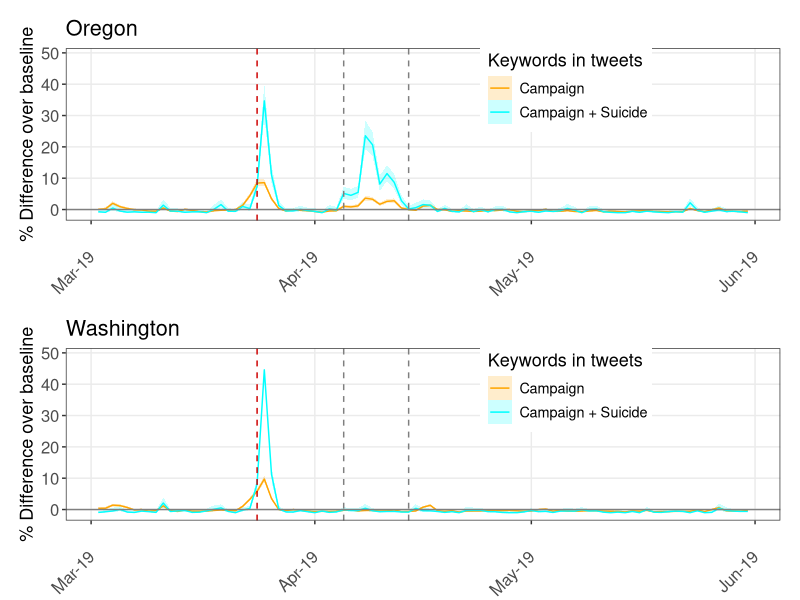
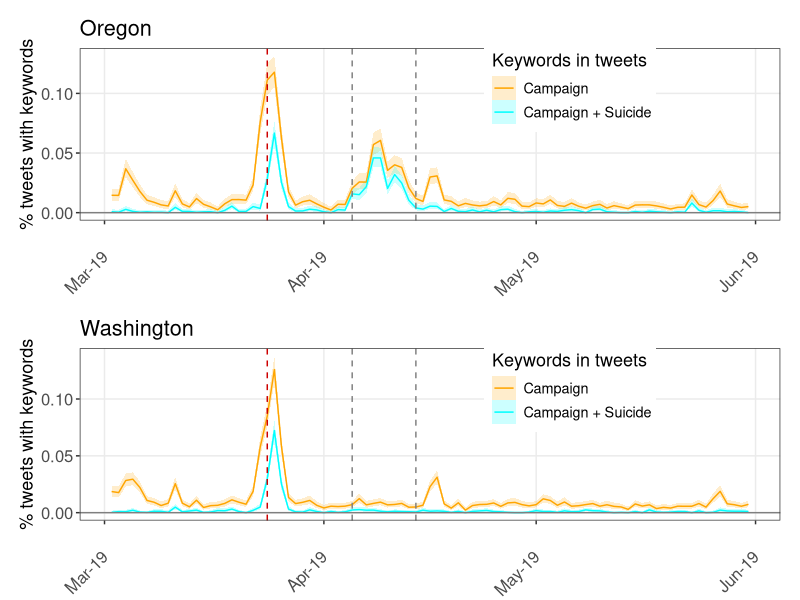
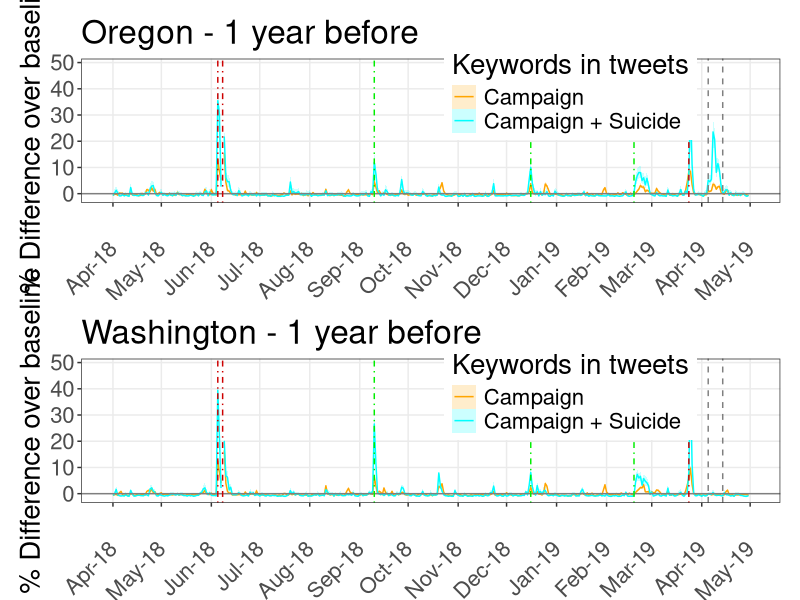
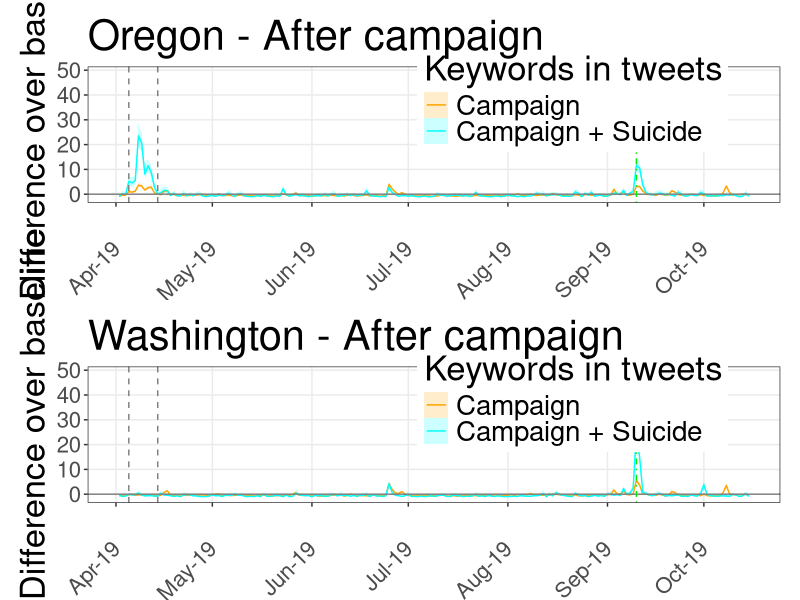

The R script that drew these images, in order:
## ---- chunk 1
knitr::opts_chunk$set(echo = FALSE, message=FALSE, warning=FALSE)

# session settings
Sys.setlocale("LC_ALL", 'en_US.UTF-8')
options(scipen=10)
## ---- chunk 2
#packages
library(dplyr)
library(ggplot2) #for figures
library(scales)
# library(gridExtra)
library(cowplot) #for figures, placing next to each other
## ---- chunk 3
# Run data preprocessing the first time you use this script (takes about 1 minute or so)
# source("scripts/01preparedata.R")

# or load data instead once data has been preprocessed
df <- read.csv("data/TweetVolumeLong.csv") %>% 
  mutate(date=as.Date(date), 
         state=factor(state), 
         period = factor(period, levels = c("Baseline", "Campaign-week", "After")))
## ---- chunk 4
plotTS <- function(df, mode="percent_change", title="Country TS", limits=NULL, factor=15, textsize=13, axistextsize=12)
{
  
  #make plot
  plt <- ggplot(data=df)
  
  if (mode == "percent_change")
    plt <- plt +
      geom_ribbon(aes(x=date, ymin=(prlow-bl)/bl, ymax=(prhigh-bl)/bl, fill=keywords, colour=keywords), alpha=0.2, size=0) +
      geom_line( aes(x=date, y=(pr-bl)/bl, colour=keywords))+
      ylab("% Difference over baseline")
  if (mode == "percent_abs")
    plt <- plt +
      geom_ribbon(aes(x=date, ymin=prlow, ymax=prhigh, fill=keywords, colour=keywords), alpha=0.2, size=0) +
      geom_line( aes(x=date, y=pr, colour=keywords))+
      ylab("% tweets with keywords") 
  if (mode == "Z")
    plt <- plt +
      geom_ribbon(aes(x=date, y=(pr-bl)/sd, ymin=(prlow-bl)/sd, ymax=(prhigh-bl)/sd, fill=keywords, colour=keywords), alpha=0.2, size=0) +
      geom_line(aes(x=date, y=(pr-bl)/sd, colour=keywords))+
      ylab("Z-score") #y axis label
  
  plt <- plt +  ggtitle(title)+ #plot title
    scale_fill_manual(values = c("Campaign"="orange", "Campaign + Suicide"="cyan"), name="Keywords in tweets")+
    scale_colour_manual(values = c("Campaign"="orange", "Campaign + Suicide"="cyan"), name="Keywords in tweets")+
    theme_bw()+ theme(text=element_text(size=textsize), axis.text=element_text(size=axistextsize), 
                      axis.title.x = element_blank(),
                      axis.text.x = element_text(angle = 45, vjust = 0.5, hjust=1), 
                      legend.position=c(0.7,0.77),
                      plot.margin = margin(0.5, 0.5, 0.5, 0.5, "cm"), 
                      panel.grid.minor= element_blank())+
    scale_x_date(date_breaks="1 month", date_labels = "%b-%y")+
    geom_hline(yintercept = 0, colour = "grey50")+ #mean line
    geom_vline(xintercept = as.Date("2019-04-05"), colour = "grey50", linetype=2)+ #campaign week start
    geom_vline(xintercept = as.Date("2019-04-14"), colour = "grey50", linetype=2) #campaign week end
  
    if (!is.null(limits))
    plt <- plt + 
    scale_y_continuous(limits = limits)
  
  
  return(plt)
}

## ---- chunk 5
df_or <- df %>% 
  filter(state=="Oregon" & date>"2019-03-01"&date<"2019-06-01")
ts_or <- plotTS(df=df_or, title="Oregon", limits=c(-1,49))+
  geom_vline(xintercept = as.Date("2019-03-24"), colour = "red3", linetype=2)

df_wa <- df %>% 
  filter(state=="Washington" & date>"2019-03-01"&date<"2019-06-01")
ts_wa <- plotTS(df=df_wa, title="Washington", limits=c(-1,49))+
  geom_vline(xintercept = as.Date("2019-03-24"), colour = "red3", linetype=2)

plot_grid(ts_or, ts_wa, ncol=1)
## ---- chunk 6
df_or <- df %>% 
  filter(state=="Oregon" & date>"2019-03-01"&date<"2019-06-01")
ts_or <- plotTS(df=df_or, mode="percent_abs", title="Oregon")+
  geom_vline(xintercept = as.Date("2019-03-24"), colour = "red3", linetype=2)

df_wa <- df %>% 
  filter(state=="Washington" & date>"2019-03-01"&date<"2019-06-01")
ts_wa <- plotTS(df=df_wa,  mode="percent_abs", title="Washington")+
  geom_vline(xintercept = as.Date("2019-03-24"), colour = "red3", linetype=2)

plot_grid(ts_or, ts_wa, ncol=1)
## ---- chunk 7
df_or <- df %>% 
  filter(state=="Oregon" & date < "2019-05-01")
ts_or <- plotTS(df=df_or, title="Oregon - 1 year before", limits=c(-1,49), textsize=20, axistextsize = 16)+
  geom_vline(xintercept = as.Date("2019-03-24"), colour = "red3", linetype=4)+# suicides school shooting victims and bereaved
  geom_vline(xintercept = as.Date("2018-06-05"), colour = "red3", linetype=4)+# Kate Spade
   geom_vline(xintercept = as.Date("2018-06-08"), colour = "red3", linetype=4)+ # Bourdain
  geom_vline(xintercept = as.Date("2018-09-10"), colour = "green2", linetype=4)+# World suicide prevention day
 geom_vline(xintercept = as.Date("2018-12-16"), colour = "green2", linetype=4)+# 3-digit suicide hotline number gets introduced
  geom_vline(xintercept = as.Date("2019-02-18"), colour = "green2", linetype=4)+ #transgender lifeline gets introduced
  geom_vline(xintercept = as.Date("2019-09-10"), colour = "green2", linetype=4)# World suicide prevention day

df_wa <- df %>% 
  filter(state=="Washington" & date < "2019-05-01")
ts_wa <- plotTS(df=df_wa, title="Washington - 1 year before", limits=c(-1,49), textsize=20, axistextsize = 16)+
  geom_vline(xintercept = as.Date("2019-03-24"), colour = "red3", linetype=4)+ # suicides school shooting victims and bereaved
   geom_vline(xintercept = as.Date("2018-06-05"), colour = "red3", linetype=4)+# Kate Spade
  geom_vline(xintercept = as.Date("2018-06-08"), colour = "red3", linetype=4)+ # Bourdain
   geom_vline(xintercept = as.Date("2018-09-10"), colour = "green2", linetype=4)+# World suicide prevention day
  geom_vline(xintercept = as.Date("2018-12-16"), colour = "green2", linetype=4)+# 3-digit suicide hotline number gets introduced
  geom_vline(xintercept = as.Date("2019-02-18"), colour = "green2", linetype=4)+ #transgender lifeline gets introduced
  geom_vline(xintercept = as.Date("2019-09-10"), colour = "green2", linetype=4)# World suicide prevention day

plot_grid(ts_or, ts_wa, ncol=1)
## ---- chunk 8
df_or <- df %>% 
    filter(state=="Oregon" & date>"2019-04-01")
ts_or <- plotTS(df=df_or, title="Oregon - After campaign", limits=c(-1,49), textsize=25, axistextsize = 16)+
  geom_vline(xintercept = as.Date("2019-09-10"), colour = "green2", linetype=4)# World suicide prevention day

df_wa <- df %>% 
  filter(state=="Washington"& date>"2019-04-01")
ts_wa <- plotTS(df=df_wa, title="Washington - After campaign", limits=c(-1,49), textsize=25, axistextsize = 16)+
  geom_vline(xintercept = as.Date("2019-09-10"), colour = "green2", linetype=4)# World suicide prevention day

plot_grid(ts_or, ts_wa, ncol=1)
## ---- chunk 9
df %>% 
  group_by(keywords, state) %>% 
  summarize(meanpr = mean(pr), sdpr = sd(pr), meanbl = mean(bl), meancilow = mean(prlow), meancihigh = mean(prhigh))
## ---- chunk 10
df %>% 
  group_by(state) %>%
  filter(keywords=="Campaign + Suicide") %>% #choose only one of the repeated datasets (tot long the same every time)
  summarize(milliontweets = round(sum(as.numeric(tot_n)/1000000), 2),
            meantweetsperday = round(mean(as.numeric(tot_n)), 2)) %>% 
  ungroup()
## ---- chunk 11
df %>% 
  filter(state=="Oregon") %>% 
  group_by(keywords, period) %>%
  summarize(meantweetsperday = round(mean(as.numeric(keywords_n)), 2),
            sd=round(sd(keywords_n), 2)) %>% 
  ungroup()
## ---- chunk 12
df %>% 
  filter(state=="Washington") %>% 
  group_by(keywords, period) %>%
  summarize(meantweetsperday = round(mean(as.numeric(keywords_n)), 2),
            sd=round(sd(keywords_n), 2)) %>% 
  ungroup()
